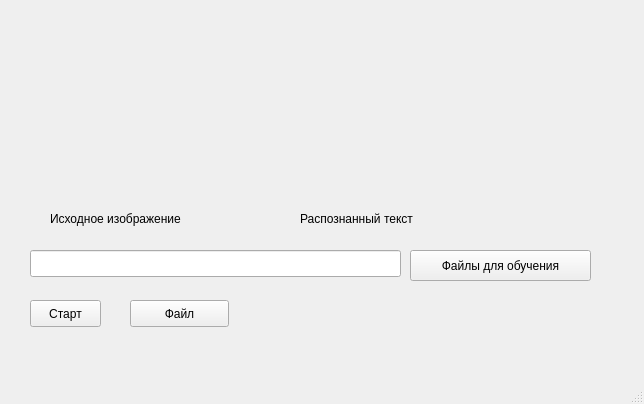
<?xml version="1.0" encoding="UTF-8"?>
<ui version="4.0">
 <class>MainWindow</class>
 <widget class="QMainWindow" name="MainWindow">
  <property name="geometry">
   <rect>
    <x>0</x>
    <y>0</y>
    <width>644</width>
    <height>404</height>
   </rect>
  </property>
  <property name="windowTitle">
   <string>MainWindow</string>
  </property>
  <widget class="QWidget" name="centralWidget">
   <widget class="QLineEdit" name="filepath">
    <property name="geometry">
     <rect>
      <x>30</x>
      <y>250</y>
      <width>371</width>
      <height>27</height>
     </rect>
    </property>
   </widget>
   <widget class="QPushButton" name="start">
    <property name="geometry">
     <rect>
      <x>30</x>
      <y>300</y>
      <width>71</width>
      <height>27</height>
     </rect>
    </property>
    <property name="text">
     <string>Старт</string>
    </property>
   </widget>
   <widget class="QLabel" name="InputImage">
    <property name="geometry">
     <rect>
      <x>60</x>
      <y>20</y>
      <width>141</width>
      <height>181</height>
     </rect>
    </property>
    <property name="text">
     <string/>
    </property>
   </widget>
   <widget class="QLabel" name="RecognizeImage">
    <property name="geometry">
     <rect>
      <x>310</x>
      <y>20</y>
      <width>141</width>
      <height>181</height>
     </rect>
    </property>
    <property name="text">
     <string/>
    </property>
   </widget>
   <widget class="QLabel" name="label">
    <property name="geometry">
     <rect>
      <x>50</x>
      <y>210</y>
      <width>171</width>
      <height>17</height>
     </rect>
    </property>
    <property name="text">
     <string>Исходное изображение</string>
    </property>
   </widget>
   <widget class="QLabel" name="label_2">
    <property name="geometry">
     <rect>
      <x>300</x>
      <y>210</y>
      <width>171</width>
      <height>17</height>
     </rect>
    </property>
    <property name="text">
     <string>Распознанный текст</string>
    </property>
   </widget>
   <widget class="QPushButton" name="fileDialog">
    <property name="geometry">
     <rect>
      <x>410</x>
      <y>250</y>
      <width>181</width>
      <height>31</height>
     </rect>
    </property>
    <property name="text">
     <string>Файлы для обучения</string>
    </property>
   </widget>
   <widget class="QPushButton" name="recognize">
    <property name="geometry">
     <rect>
      <x>130</x>
      <y>300</y>
      <width>99</width>
      <height>27</height>
     </rect>
    </property>
    <property name="text">
     <string>Файл</string>
    </property>
   </widget>
  </widget>
  <widget class="QMenuBar" name="menuBar">
   <property name="geometry">
    <rect>
     <x>0</x>
     <y>0</y>
     <width>644</width>
     <height>25</height>
    </rect>
   </property>
  </widget>
  <widget class="QStatusBar" name="statusBar"/>
 </widget>
 <layoutdefault spacing="6" margin="11"/>
 <resources/>
 <connections/>
</ui>
